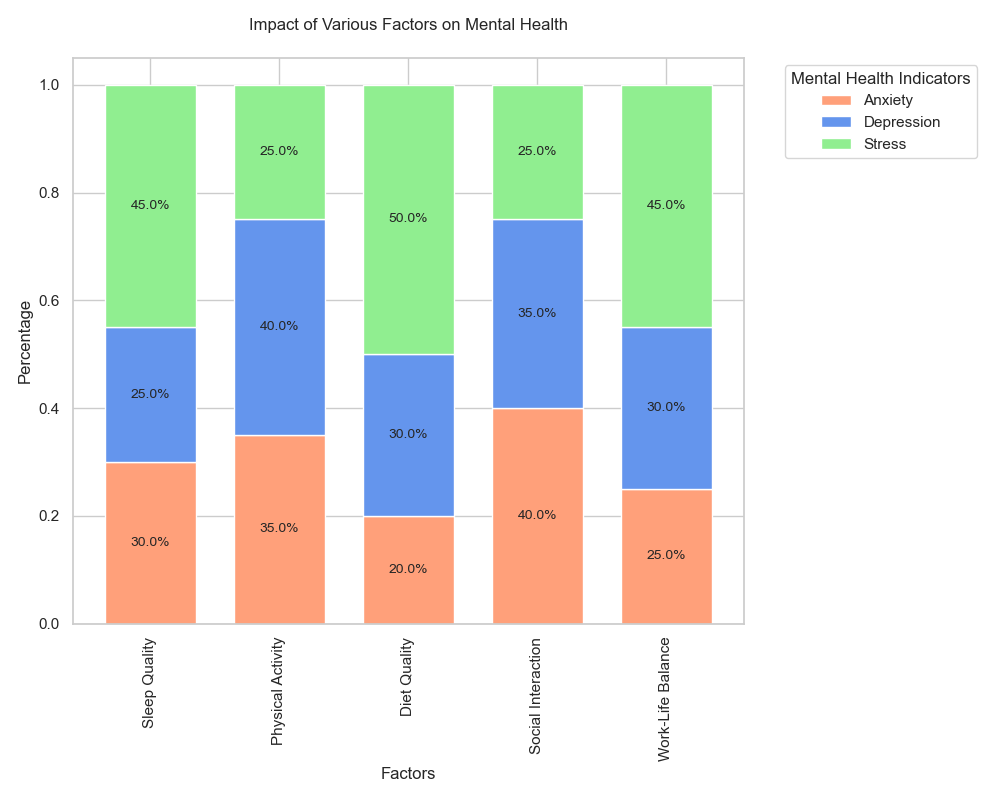

Write Python code to recreate this figure.

import matplotlib.pyplot as plt
import seaborn as sns
import pandas as pd

data = {
    'Category': ['Sleep Quality', 'Physical Activity', 'Diet Quality', 'Social Interaction', 'Work-Life Balance'],
    'Anxiety': [30, 35, 20, 40, 25],
    'Depression': [25, 40, 30, 35, 30],
    'Stress': [45, 25, 50, 25, 45],
}

df = pd.DataFrame(data)

df_percentage = df.set_index('Category')
df_percentage = df_percentage.divide(df_percentage.sum(axis=1), axis=0)

fig, ax = plt.subplots(figsize=(10, 8))
df_percentage.plot(kind='bar', stacked=True, color=['#FFA07A', '#6495ED', '#90EE90'], ax=ax, width=0.7)

for n in df_percentage:
    for i, (cs, ab, pc) in enumerate(zip(df_percentage.iloc[:, :].cumsum(1)[n], 
                                          df_percentage[n], df_percentage[n])):
        if pc > 0:
            plt.text(i, cs - ab / 2, str(round(pc * 100, 1)) + '%', va='center', ha='center', fontsize=10)

plt.title('Impact of Various Factors on Mental Health', pad=20)
ax.set_ylabel('Percentage')
ax.set_xlabel('Factors')
plt.legend(title='Mental Health Indicators', bbox_to_anchor=(1.05, 1), loc='upper left')

plt.tight_layout()
plt.show()
